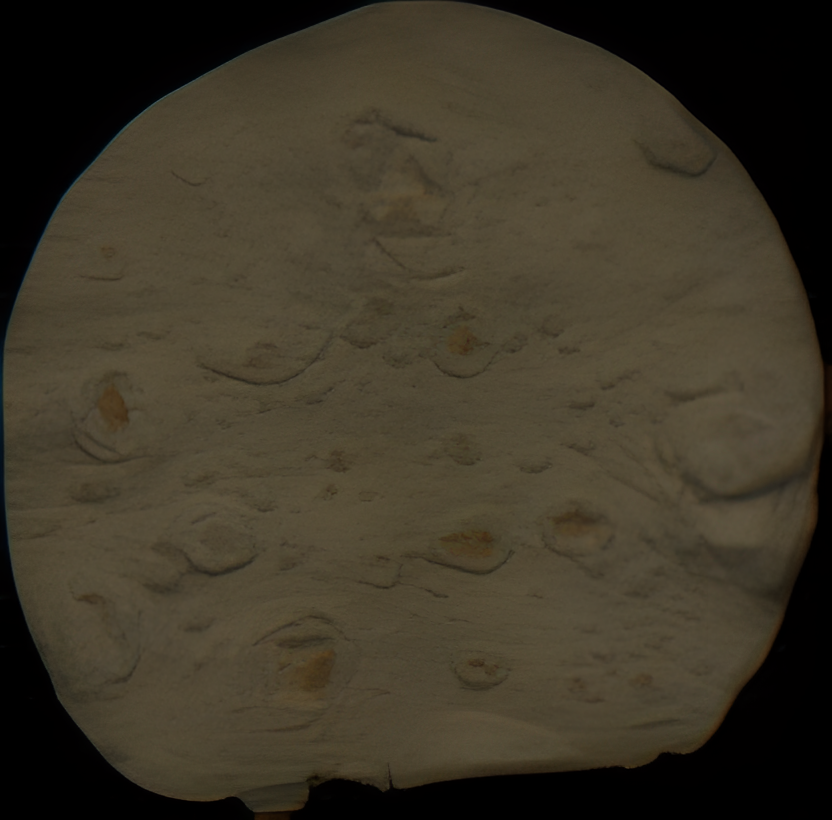
#> input picture test_img.bmp, 832 x 820 px
$ python main.py
#> lines starting #> are read from the running program, lines starting #| are printed output that depends on the picture; after the words box and inside, x2 and y2 are one past the last pixel; in counts of white or black regions, pixels touching at a corner belong together; long printed decimals are rounded
import cv2
import numpy as np
import time

# Считываем время
start_time = time.time()

# Считываем изображение
image = cv2.imread('test_img.bmp')
#> image is the input picture: shape (820, 832, 3); mean B, G, R 39.2, 54, 60.7

# Переводим изображение в оттенки серого
gray_image = cv2.cvtColor(image, cv2.COLOR_BGR2GRAY)
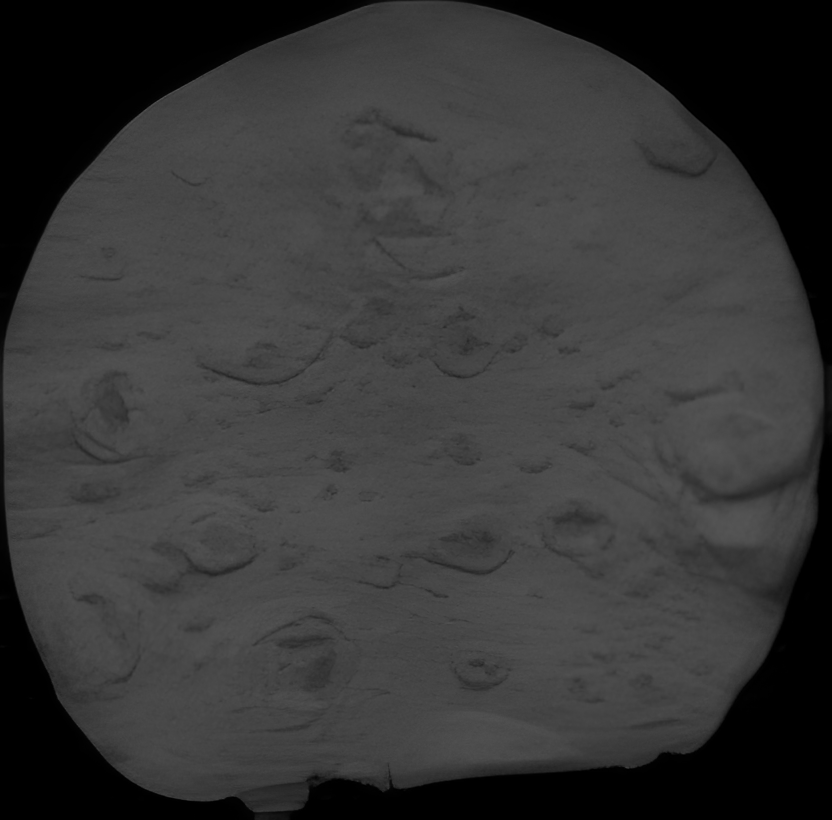
#> gray_image: shape (820, 832); min 0, max 85, mean 54.3

# Применяем пороговую обработку для выделения контуров
ret, threshold = cv2.threshold(gray_image, 40, 255, 0)
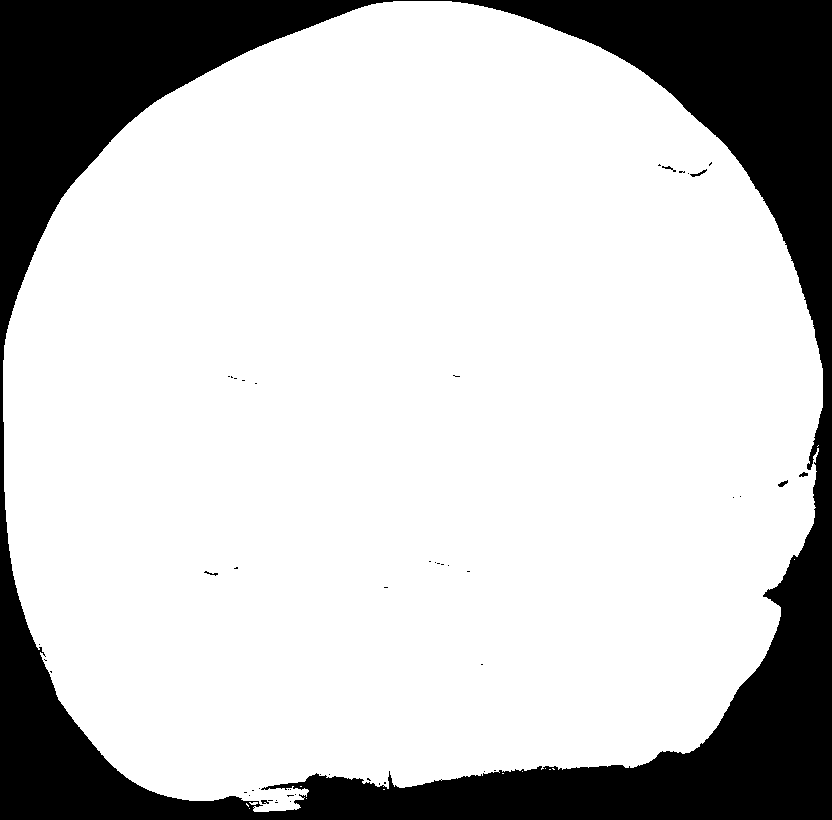
#> threshold: shape (820, 832); 78.2% white; 50 black regions (43 under 20 px)

# Находим контуры на изображении
contours, _ = cv2.findContours(threshold, cv2.RETR_EXTERNAL, cv2.CHAIN_APPROX_SIMPLE)
#> contours = 14 contours, 13 with area under 20; largest, box (x1, y1, x2, y2) and area: (3, 1, 823, 812) 532064

# Выбираем наибольший контур
largest_contour = max(contours, key=cv2.contourArea)
#> largest_contour = contour of 1490 points, box (x1, y1, x2, y2) (3, 1, 823, 812), area 532064

# Аппроксимируем контур для сглаживания линий
epsilon = 0.015 * cv2.arcLength(largest_contour, True)
#> epsilon = 48.28
epsilon_2 = 0.005 * cv2.arcLength(largest_contour, True)
#> epsilon_2 = 16.09
approx_contour = cv2.approxPolyDP(largest_contour, epsilon, True)
#> approx_contour = [[634, 66], [371, 4], [61, 198], [8, 543], [126, 777], [716, 727], [822, 368]]
approx_contour_2 = cv2.approxPolyDP(largest_contour, epsilon_2, True)
#> approx_contour_2 = contour of 17 points, box (x1, y1, x2, y2) (4, 4, 823, 811), area 525840

# Находим самый длинный отрезок контура
max_segment_length = 0
max_segment_index = 0
for i in range(len(approx_contour) - 1):
    segment_length = np.linalg.norm(approx_contour[i] - approx_contour[i+1])
    if segment_length > max_segment_length:
        max_segment_length = segment_length
        max_segment_index = i
#> this loop made 6 passes
#> (segment_length, max_segment_length) on passes 1, 2, 5: (270.2, 270.2), (365.7, 365.7), (592.1, 592.1)
#> segment_length on passes 3, 4, 6: 349, 262.1, 374.3
#> after the loop, max_segment_index = 4; max_segment_length = 592.1

# Используем конечные точки самого длинного отрезка как начальные точки среза
start_point1 = tuple(approx_contour[max_segment_index][0])
#> start_point1 = (126, 777)
start_point2 = tuple(approx_contour[max_segment_index+1][0])
#> start_point2 = (716, 727)

# Найдем длину среза
chord_length = np.sqrt((start_point2[0] - start_point1[0])**2 + (start_point2[1] - start_point1[1])**2)
#> chord_length = 592.1

# Определяем общую длину контура
perimeter = cv2.arcLength(approx_contour_2, True)
#> perimeter = 2721.4

# Определяем процентное соотношение между длиной среза и общим периметром
percent_chord_to_perimeter = (chord_length / perimeter) * 100
#> percent_chord_to_perimeter = 21.76

# Считываем время
end_time = time.time()

# Отображаем контур объекта
cv2.drawContours(image, [approx_contour_2], -1, (0, 255, 0), 2)

# Отрисовываем срез на изображении
cv2.line(image, start_point1, start_point2, (0, 0, 255), 2)
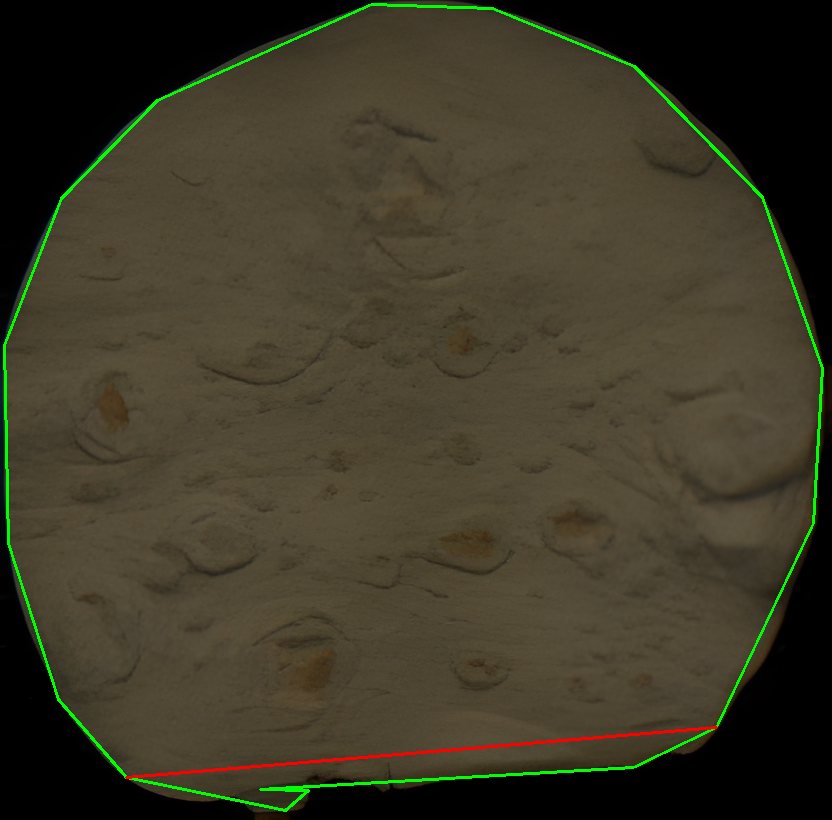
#> image: shape (820, 832, 3); mean B, G, R 38.7, 56.1, 60.6


print("Общая длина периметра:", perimeter)
#| Общая длина периметра: 2721.372
print("Длина среза:", chord_length)
#| Длина среза: 592.115
print("Процентное соотношение между длиной среза и общим периметром:", percent_chord_to_perimeter)
#| Процентное соотношение между длиной среза и общим периметром: 21.758
print(f"Время выполнения алгоритма: {round(end_time - start_time, 5)} секунд")

cv2.imshow('Contour with Chord', image)
cv2.waitKey(0)
cv2.destroyAllWindows()
